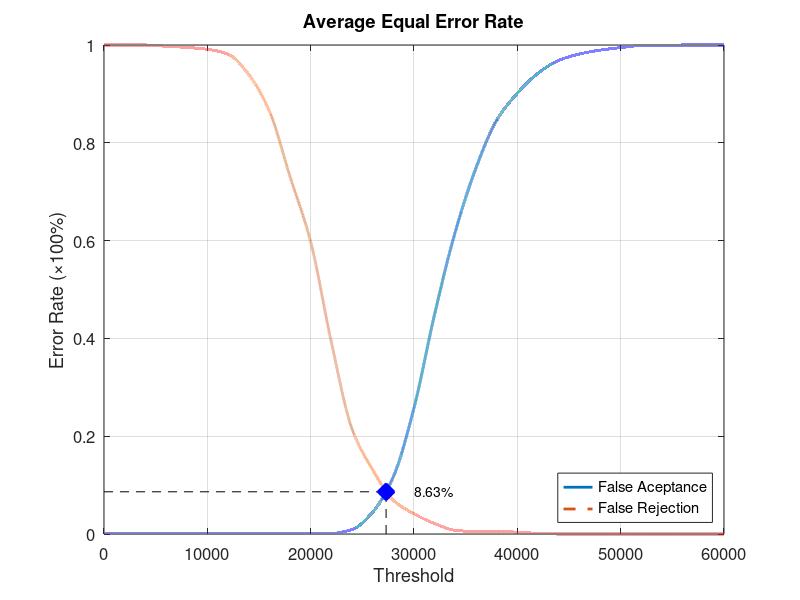
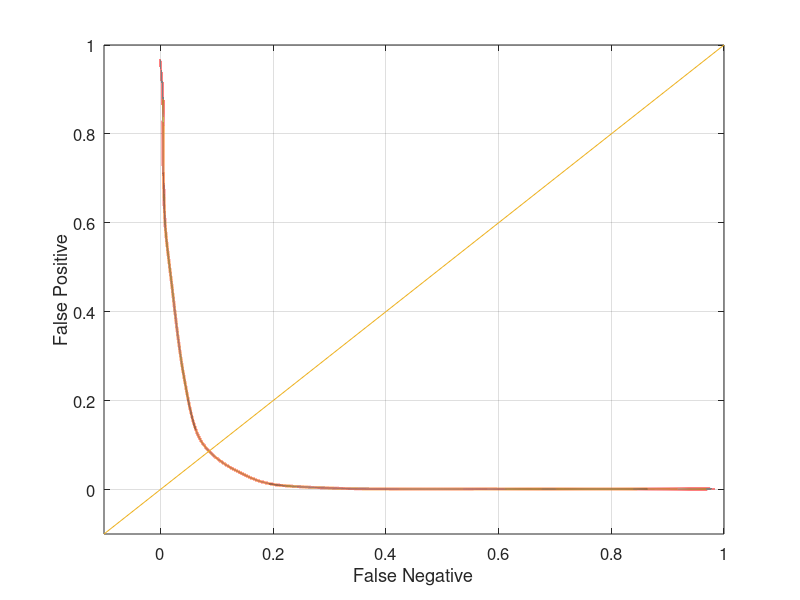

Write the MATLAB code that produced these figures, in order.
function yEER = Experiment5Average
close all;
clear;
clc;
x = 0:2000:60000;
xq = 0:0.5:60000;

y0 = [0 0.00131579 0.00131579 0.00131579 0.00131579 0.00131579 0.00131579 0.00131579 0.00131579 0.00131579 0.00131579 0.00131579 0.00921053 0.0447368 0.117105 0.257895 0.45 0.618421 0.748684 0.846053 0.901316 0.942105 0.968421 0.981579 0.989474 0.994737 0.998684 0.998684 1 1 1];
yy0 = interp1(x, y0, xq, 'pchip');
y1 = [1 1 1 0.9975 0.995 0.99125 0.98125 0.94 0.865 0.73125 0.5975 0.3925 0.215 0.13125 0.06875 0.04125 0.02125 0.0075 0.005 0.005 0.00375 0.00125 0 0 0 0 0 0 0 0 0];
yy1 = interp1(x, y1, xq, 'pchip');

% Calculating EER: 
y2 = abs(y0 - y1);
find(y2 == min(y2))
yy2 = abs(yy0 - yy1);
xEER = find(yy2 == min(yy2));
xEERIndex = xq(xEER) % X-axis EER
yEER = yy0(xEER) % Y-axis EER

main = figure
plot(xq, yy0,'-','LineWidth', 2);	hold on
plot(xq, yy1,'--','LineWidth', 2);	hold on
plot([xEERIndex xEERIndex], [0 yEER], 'k--');	hold on
plot([0 xEERIndex], [yEER yEER], 'k--');	hold on
plot(xEERIndex, yEER, 'bx', 'LineWidth', 10);	hold on
text(xEERIndex + 10 * xEERIndex / 100, yEER, [num2str(round((10000 * yEER)) / 100) '%'])
legend('False Aceptance', 'False Rejection', 'Location', 'SouthEast')
xlabel('Threshold')
ylabel('Error Rate (\times100%)')
title('Average Equal Error Rate')
set(gca, 'FontSize', 12)
axis([0 60000 0 1])
grid on

print(main, 'Experiment5AverageMain', '-dpng');
FNRxFPR = figure('Color', [1 1 1]);
plot(yy1, yy0, '-', yy1, yy0, 'LineWidth', 2);
hold on
y = -0.1:0.1:1
plot(y, y); 
set(gca, 'FontSize', 12)
xlabel('False Negative')
ylabel('False Positive')
axis([-0.1 1 -0.1 1])
set(gca, 'FontSize', 12)
grid on

print(FNRxFPR, 'Experiment5AverageFNRxFPR','-dpng');
end
